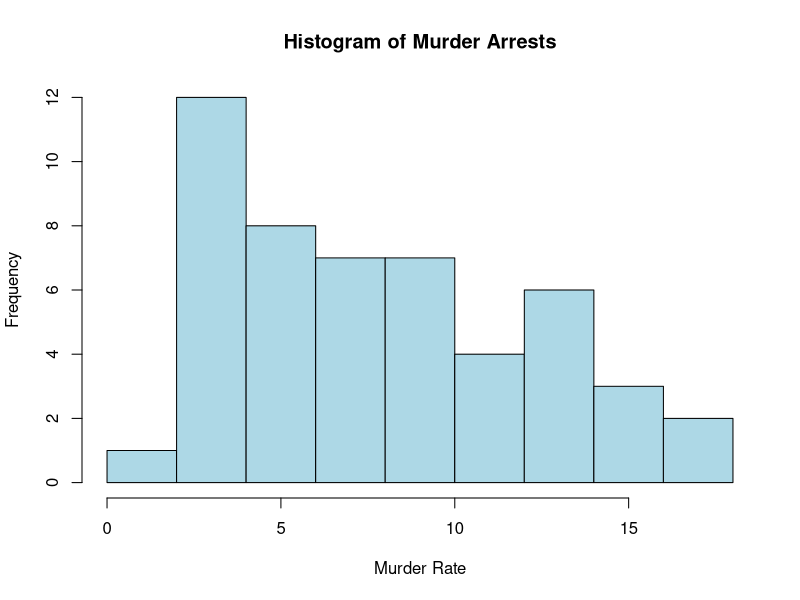
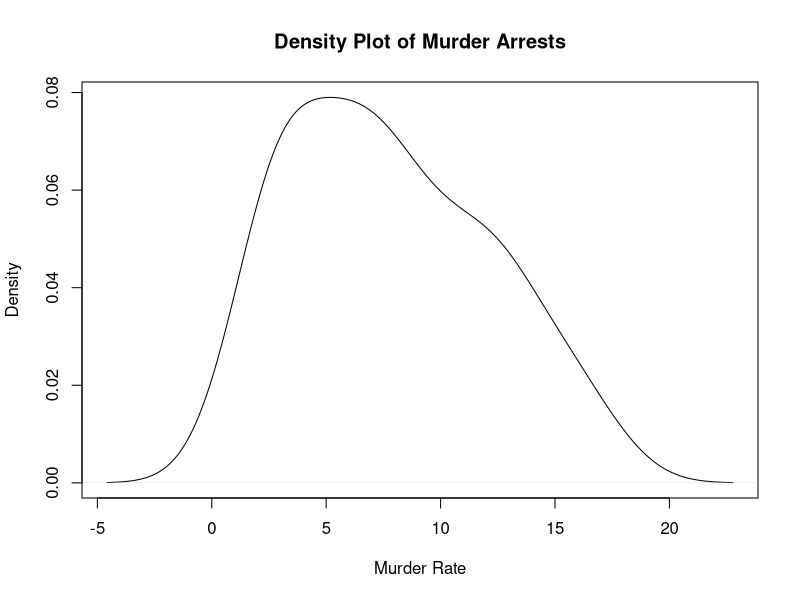
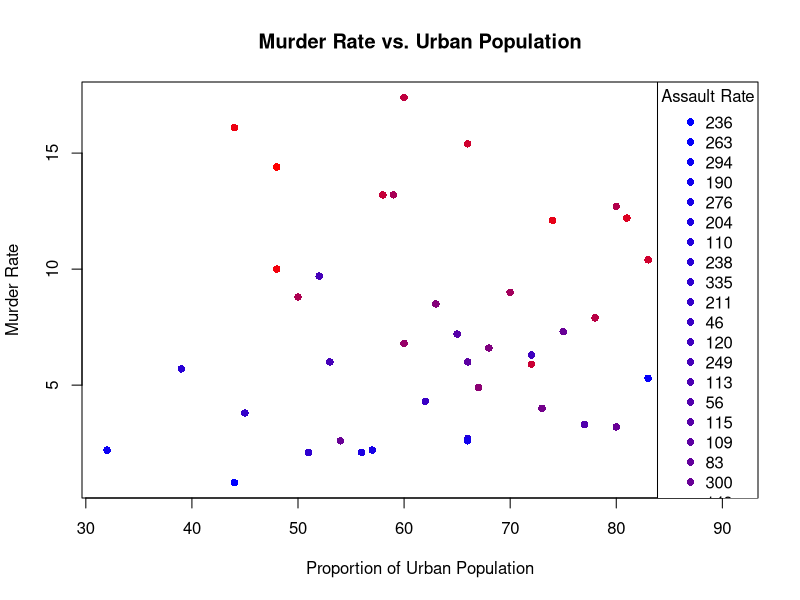
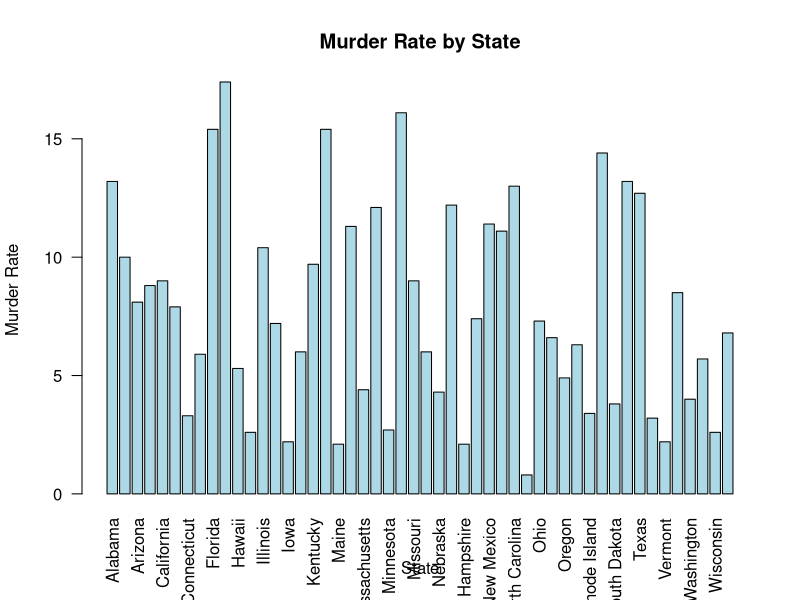

Here is the R script that generated these plots, in order:
#1a)
# Load the USArrests dataset
data(USArrests)

# Explore the structure of the dataset
str(USArrests)

# Find the number of records for each feature
sapply(USArrests, function(x) sum(!is.na(x)))

summary(USArrests)

#1b)
max_rape_state <- USArrests$Rape[which.max(USArrests$Rape)]
rownames(USArrests)[which.max(USArrests$Rape)]

#1c)
max_murder_state <- USArrests$Murder[which.max(USArrests$Murder)]
rownames(USArrests)[which.max(USArrests$Murder)]

min_murder_state <- USArrests$Murder[which.min(USArrests$Murder)]
rownames(USArrests)[which.min(USArrests$Murder)]

#2a)
cor(USArrests)

#2b)
median_assault <- median(USArrests$Assault)

states_high_assault <- rownames(USArrests)[USArrests$Assault > median_assault]
print(states_high_assault)

#2c)
q25_murder <- quantile(USArrests$Murder, 0.25)

states_low_murder <- rownames(USArrests)[USArrests$Murder < q25_murder]
print(states_low_murder)

#3a)
hist(USArrests$Murder, main = "Histogram of Murder Arrests", xlab = "Murder Rate", col = "lightblue")

plot(density(USArrests$Murder), main = "Density Plot of Murder Arrests", xlab = "Murder Rate")

#3b)
assault_palette <- colorRampPalette(c("blue", "red"))(length(unique(USArrests$Assault)))

plot(USArrests$UrbanPop, USArrests$Murder,
     main = "Murder Rate vs. Urban Population",
     xlab = "Proportion of Urban Population",
     ylab = "Murder Rate",
     col = assault_palette[rank(USArrests$Assault)],
     pch = 16)

legend("topright", legend = unique(USArrests$Assault),
       col = assault_palette, pch = 16,
       title = "Assault Rate")

#3c)
# Draw a bar graph of murder rates
barplot(USArrests$Murder, main = "Murder Rate by State",
        xlab = "State", ylab = "Murder Rate",
        names.arg = rownames(USArrests), col = "lightblue",
        las = 2)